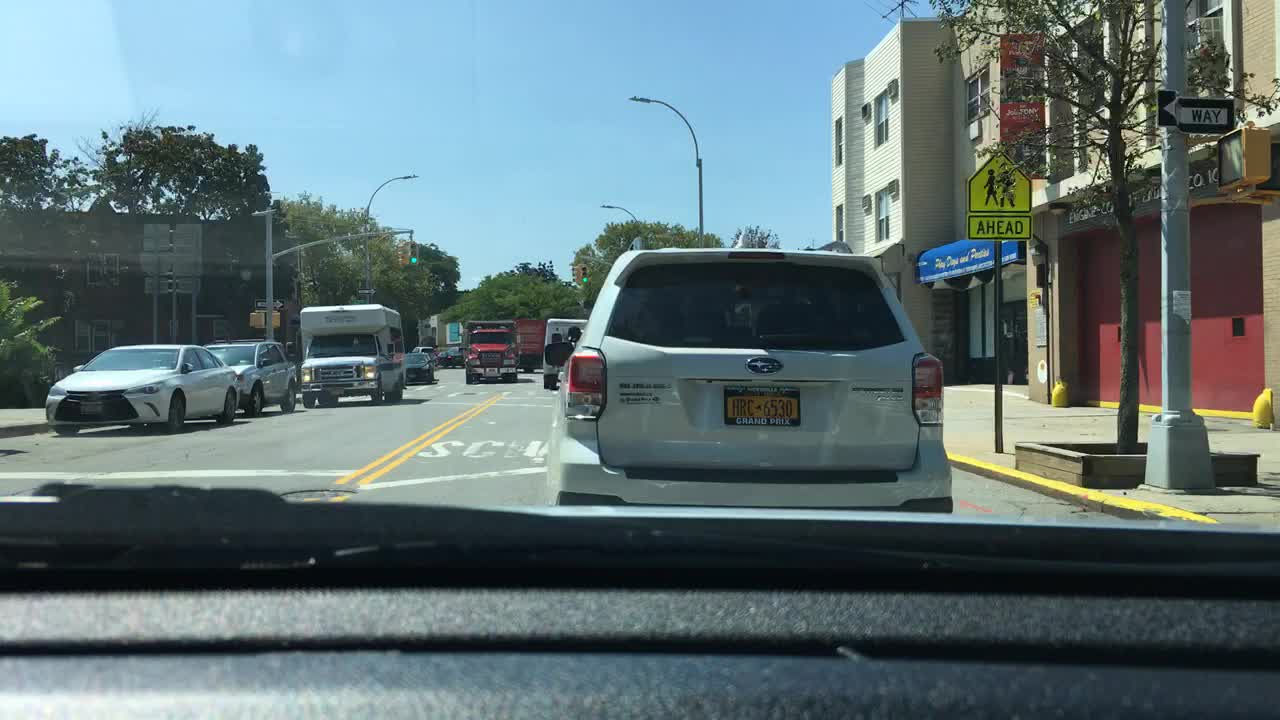
#> input picture Chap4_Deep_Learning/data/car1.jpg, 1280 x 720 px, found by its file name
$ jupyter execute OpenCVDraw.ipynb   (shell and % lines are left out)
#> lines starting #> are read from the running program, lines starting #| are printed output that depends on the picture
#1. File Upload

[cell 1]
from google.colab import files
upload_file = files.upload()
#> the answer given: car1.jpg

#2. Load File

[cell 2]
import cv2
import numpy as np
from google.colab.patches import cv2_imshow

[cell 3]
print(cv2.__version__)

[cell 4]
img = cv2.imread('car1.jpg')
#> img is the input picture: shape (720, 1280, 3); mean B, G, R 118.3, 114.8, 96.1

[cell 5]
cv2_imshow(img)

[cell 6]
print("width: {} pixels".format(img.shape[1]))
#| width: 1280 pixels
print("Height: {} pixels".format(img.shape[0]))
#| Height: 720 pixels
print("Channels: {}".format(img.shape[2]))
#| Channels: 3

[cell 7]
X = 247 #@param {type:"slider", min:0, max:1280, step:1}
Y = 354 #@param {type:"slider", min:0, max:720, step:1}
SIZE = 100 #@param {type:"slider", min:0, max:200, step:1}

[cell 8]
(b,g,r) = img[X, Y]
#> b = 64; g = 82; r = 65
print("Pixel at ({}, {}) - Red: {}, Green: {}, Blue: {}".format(X, Y, r, g, b))
#| Pixel at (247, 354) - Red: 65, Green: 82, Blue: 64

[cell 9]
# crop coordination = image[y:y+h, x:x+w]
crop = img[Y:Y+SIZE, X:X+SIZE]
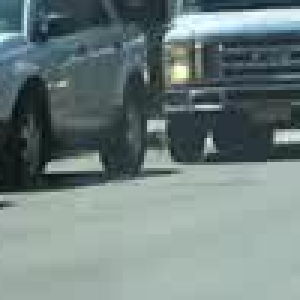
#> crop: shape (100, 100, 3) (shown 3 times larger); mean B, G, R 126.9, 127.8, 111.5
cv2_imshow(crop)

[cell 10]
img[Y:Y+SIZE, X:X+SIZE] = (0, 0, 255)

[cell 11]
cv2.rectangle(img, (X+SIZE*2, Y), (X+SIZE*3, Y+SIZE), (0, 255, 0), 5)

[cell 12]
radius = int(SIZE/2)
cv2.circle(img, (X+SIZE*4, Y+radius), radius, (255,255,0), -1)

[cell 13]
cv2.line(img, (X+SIZE*5, Y), (X+SIZE*6, Y+SIZE), (0, 255, 255), 5)

[cell 14]
cv2.putText(img, 'Apple', (X+SIZE*7, Y+SIZE), cv2.FONT_HERSHEY_COMPLEX, 1, (255,0,0))
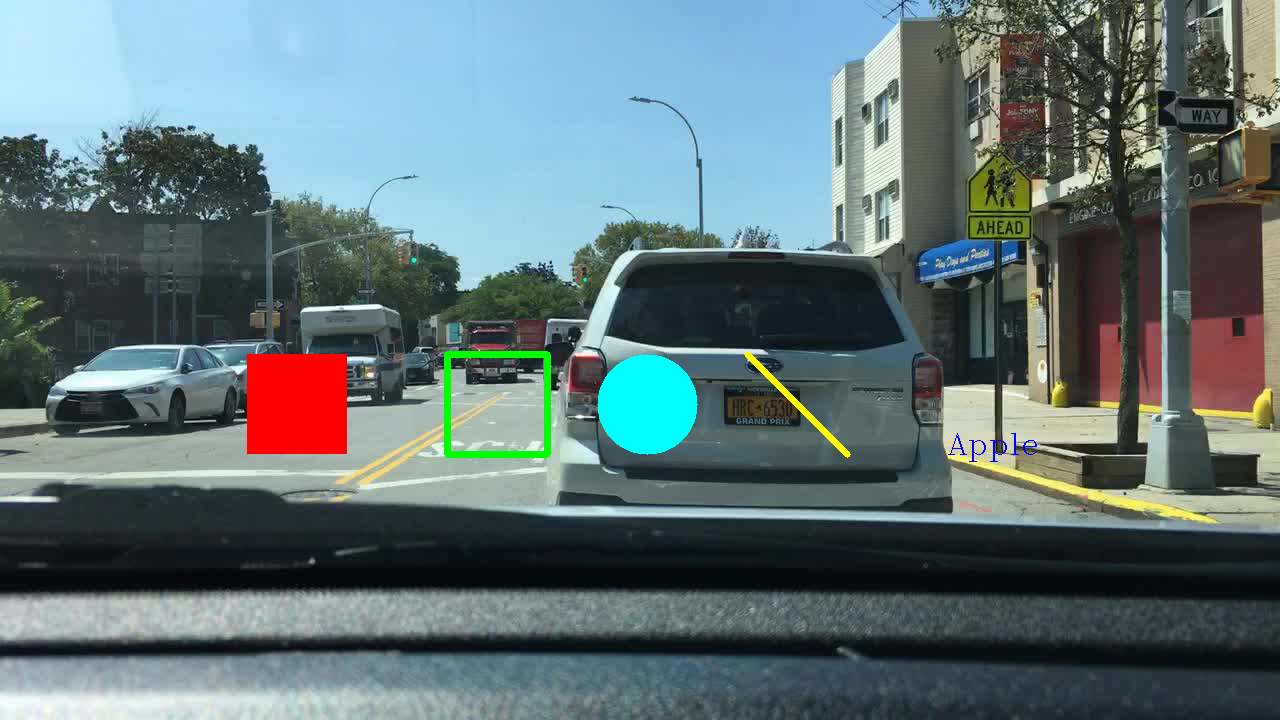
#> img: shape (720, 1280, 3); mean B, G, R 117.8, 115.2, 96.7

[cell 15]
cv2_imshow(img)

[cell 16]
cv2.imwrite('car1_copy.jpg', img)
#> Out = True

$ run again, with Chap4_Deep_Learning/data/obama_03.jpg copied over Chap4_Deep_Learning/data/car1.jpg
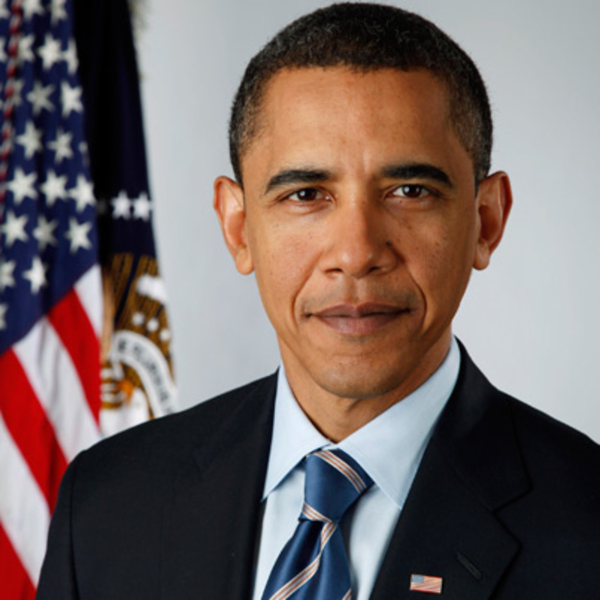
#> input picture Chap4_Deep_Learning/data/obama_03.jpg, 1200 x 1200 px, found by its file name (shown at 1/2 size)
#> img is the input picture: shape (1200, 1200, 3); mean B, G, R 99.8, 102.3, 116.3
#| width: 1200 pixels
#| Height: 1200 pixels
#| Channels: 3
#> b = 206; g = 202; r = 197
#| Pixel at (247, 354) - Red: 197, Green: 202, Blue: 206
#> `crop = img[Y:Y+SIZE, X:X+SIZE]`:
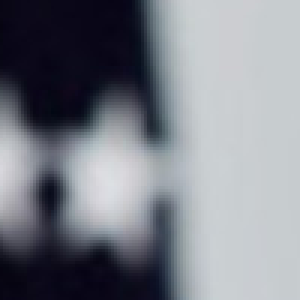
#> crop: shape (100, 100, 3) (shown 3 times larger); mean B, G, R 137.3, 128.9, 125.6
#> `cv2.line(img, (X+SIZE*5, Y), (X+SIZE*6, Y+SIZE), (0, 255, 255), 5)`:
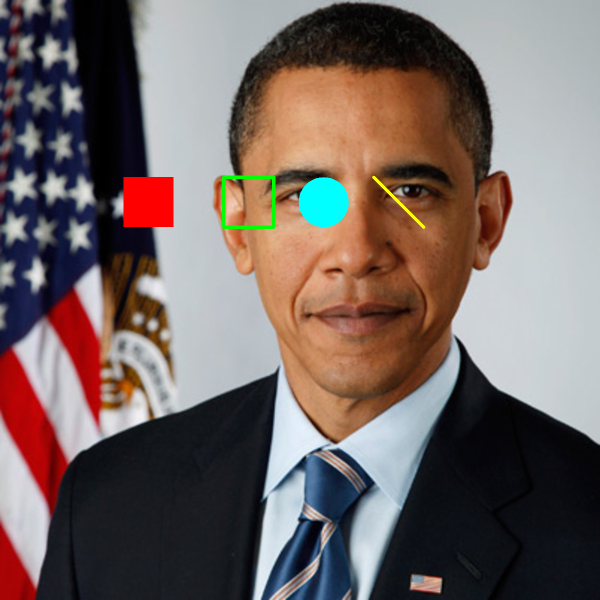
#> img: shape (1200, 1200, 3) (shown at 1/2 size); mean B, G, R 99.7, 102.6, 116.1
#> Out = True

$ run again, with Chap4_Deep_Learning/data/car3.jpeg copied over Chap4_Deep_Learning/data/car1.jpg
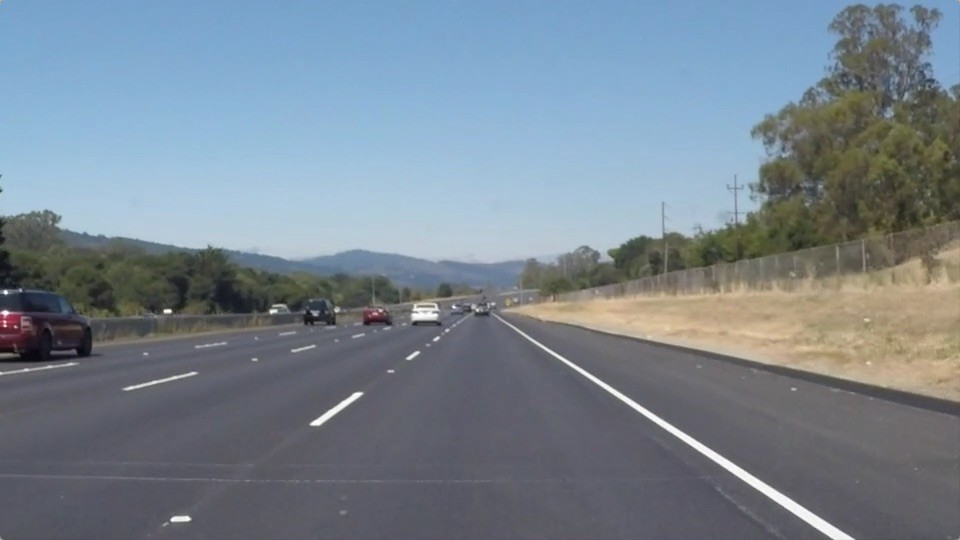
#> input picture Chap4_Deep_Learning/data/car3.jpeg, 960 x 540 px, found by its file name
#> img is the input picture: shape (540, 960, 3); mean B, G, R 143.7, 132.5, 120.3
#| width: 960 pixels
#| Height: 540 pixels
#| Channels: 3
#> b = 217; g = 201; r = 185
#| Pixel at (247, 354) - Red: 185, Green: 201, Blue: 217
#> `crop = img[Y:Y+SIZE, X:X+SIZE]`:
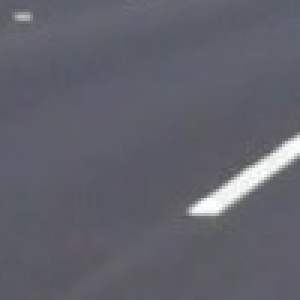
#> crop: shape (100, 100, 3) (shown 3 times larger); mean B, G, R 107.8, 97.9, 97.5
#> `cv2.line(img, (X+SIZE*5, Y), (X+SIZE*6, Y+SIZE), (0, 255, 255), 5)`:
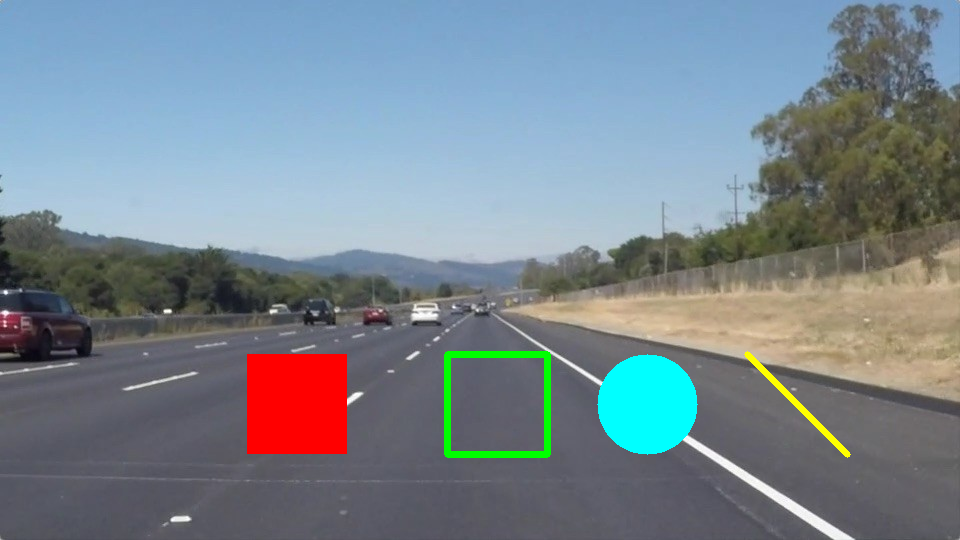
#> img: shape (540, 960, 3); mean B, G, R 142.9, 134, 121.4
#> Out = True
